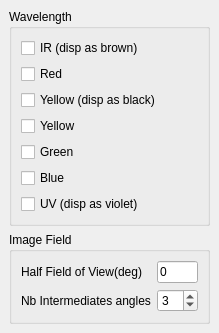
<?xml version="1.0" encoding="UTF-8"?>
<ui version="4.0">
 <class>DockLightProperties</class>
 <widget class="QDockWidget" name="DockLightProperties">
  <property name="geometry">
   <rect>
    <x>0</x>
    <y>0</y>
    <width>217</width>
    <height>321</height>
   </rect>
  </property>
  <property name="features">
   <set>QDockWidget::DockWidgetFloatable|QDockWidget::DockWidgetMovable</set>
  </property>
  <property name="windowTitle">
   <string>Light Properties</string>
  </property>
  <widget class="QWidget" name="dockWidgetContents">
   <layout class="QVBoxLayout" name="verticalLayout">
    <item>
     <widget class="QGroupBox" name="groupBox">
      <property name="title">
       <string>Wavelength</string>
      </property>
      <layout class="QVBoxLayout" name="verticalLayout_2">
       <item>
        <widget class="QCheckBox" name="cbIR">
         <property name="text">
          <string>IR (disp as brown)</string>
         </property>
        </widget>
       </item>
       <item>
        <widget class="QCheckBox" name="cbRed">
         <property name="text">
          <string>Red</string>
         </property>
        </widget>
       </item>
       <item>
        <widget class="QCheckBox" name="cbYellowBlack">
         <property name="text">
          <string>Yellow (disp as black)</string>
         </property>
        </widget>
       </item>
       <item>
        <widget class="QCheckBox" name="cbYellow">
         <property name="text">
          <string>Yellow</string>
         </property>
        </widget>
       </item>
       <item>
        <widget class="QCheckBox" name="cbGreen">
         <property name="text">
          <string>Green</string>
         </property>
        </widget>
       </item>
       <item>
        <widget class="QCheckBox" name="cbBlue">
         <property name="text">
          <string>Blue</string>
         </property>
        </widget>
       </item>
       <item>
        <widget class="QCheckBox" name="cbUV">
         <property name="text">
          <string>UV (disp as violet)</string>
         </property>
        </widget>
       </item>
      </layout>
     </widget>
    </item>
    <item>
     <widget class="QGroupBox" name="groupBox_2">
      <property name="title">
       <string>Image Field</string>
      </property>
      <layout class="QVBoxLayout" name="verticalLayout_4">
       <item>
        <layout class="QGridLayout" name="gridLayout">
         <item row="0" column="0">
          <widget class="QLabel" name="label">
           <property name="text">
            <string>Half Field of View(deg)</string>
           </property>
          </widget>
         </item>
         <item row="0" column="1">
          <widget class="QLineEdit" name="leHalfFOV">
           <property name="text">
            <string>0</string>
           </property>
          </widget>
         </item>
         <item row="1" column="0">
          <widget class="QLabel" name="label_2">
           <property name="text">
            <string>Nb Intermediates angles</string>
           </property>
          </widget>
         </item>
         <item row="1" column="1">
          <widget class="QSpinBox" name="spNbAngles">
           <property name="minimum">
            <number>1</number>
           </property>
           <property name="value">
            <number>3</number>
           </property>
          </widget>
         </item>
        </layout>
       </item>
      </layout>
     </widget>
    </item>
    <item>
     <spacer name="verticalSpacer">
      <property name="orientation">
       <enum>Qt::Vertical</enum>
      </property>
      <property name="sizeHint" stdset="0">
       <size>
        <width>20</width>
        <height>40</height>
       </size>
      </property>
     </spacer>
    </item>
   </layout>
  </widget>
 </widget>
 <resources/>
 <connections/>
</ui>
